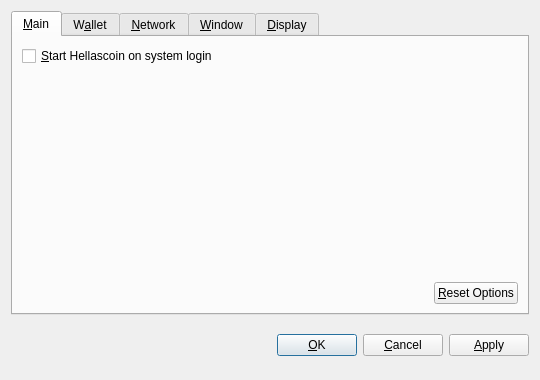
<?xml version="1.0" encoding="UTF-8"?>
<ui version="4.0">
 <class>OptionsDialog</class>
 <widget class="QDialog" name="OptionsDialog">
  <property name="geometry">
   <rect>
    <x>0</x>
    <y>0</y>
    <width>540</width>
    <height>380</height>
   </rect>
  </property>
  <property name="windowTitle">
   <string>Options</string>
  </property>
  <property name="modal">
   <bool>true</bool>
  </property>
  <layout class="QVBoxLayout" name="verticalLayout">
   <item>
    <widget class="QTabWidget" name="tabWidget">
     <property name="tabPosition">
      <enum>QTabWidget::North</enum>
     </property>
     <property name="currentIndex">
      <number>0</number>
     </property>
     <widget class="QWidget" name="tabMain">
      <attribute name="title">
       <string>&amp;Main</string>
      </attribute>
      <layout class="QVBoxLayout" name="verticalLayout_Main">
       <item>
        <widget class="QCheckBox" name="bitcoinAtStartup">
         <property name="toolTip">
          <string>Automatically start Hellascoin after logging in to the system.</string>
         </property>
         <property name="text">
          <string>&amp;Start Hellascoin on system login</string>
         </property>
        </widget>
       </item>
       <item>
        <spacer name="verticalSpacer_Main">
         <property name="orientation">
          <enum>Qt::Vertical</enum>
         </property>
         <property name="sizeHint" stdset="0">
          <size>
           <width>20</width>
           <height>40</height>
          </size>
         </property>
        </spacer>
       </item>
       <item>
        <layout class="QHBoxLayout" name="horizontalLayout_2_Main">
         <item>
          <spacer name="horizontalSpacer_2_Main">
           <property name="orientation">
            <enum>Qt::Horizontal</enum>
           </property>
           <property name="sizeHint" stdset="0">
            <size>
             <width>40</width>
             <height>20</height>
            </size>
           </property>
          </spacer>
         </item>
         <item>
          <widget class="QPushButton" name="resetButton">
           <property name="toolTip">
            <string>Reset all client options to default.</string>
           </property>
           <property name="text">
            <string>&amp;Reset Options</string>
           </property>
           <property name="autoDefault">
            <bool>false</bool>
           </property>
          </widget>
         </item>
        </layout>
       </item>
      </layout>
     </widget>
     <widget class="QWidget" name="tabWallet">
      <attribute name="title">
       <string>W&amp;allet</string>
      </attribute>
      <layout class="QVBoxLayout" name="verticalLayout_Network">
       <item>
        <widget class="QLabel" name="transactionFeeInfoLabel">
         <property name="text">
          <string>Optional transaction fee per kB that helps make sure your transactions are processed quickly. Most transactions are 1 kB.</string>
         </property>
         <property name="textFormat">
          <enum>Qt::PlainText</enum>
         </property>
         <property name="wordWrap">
          <bool>true</bool>
         </property>
        </widget>
       </item>
       <item>
        <layout class="QHBoxLayout" name="horizontalLayout_1_Main">
         <item>
          <widget class="QLabel" name="transactionFeeLabel">
           <property name="text">
            <string>Pay transaction &amp;fee</string>
           </property>
           <property name="textFormat">
            <enum>Qt::PlainText</enum>
           </property>
           <property name="buddy">
            <cstring>transactionFee</cstring>
           </property>
          </widget>
         </item>
         <item>
          <widget class="BitcoinAmountField" name="transactionFee"/>
         </item>
         <item>
          <spacer name="horizontalSpacer_1_Main">
           <property name="orientation">
            <enum>Qt::Horizontal</enum>
           </property>
           <property name="sizeHint" stdset="0">
            <size>
             <width>40</width>
             <height>20</height>
            </size>
           </property>
          </spacer>
         </item>
        </layout>
       </item>
       <item>
        <widget class="QLabel" name="label">
         <property name="text">
          <string>If you disable the spending of unconfirmed change, the change from a transaction cannot be used until that transaction has at least one confirmation. This also affects how your balance is computed.</string>
         </property>
         <property name="wordWrap">
          <bool>true</bool>
         </property>
        </widget>
       </item>
       <item>
        <widget class="QCheckBox" name="spendZeroConfChange">
         <property name="text">
          <string>Spend unconfirmed change  (experts only)</string>
         </property>
        </widget>
       </item>
       <item>
        <spacer name="verticalSpacer">
         <property name="orientation">
          <enum>Qt::Vertical</enum>
         </property>
         <property name="sizeHint" stdset="0">
          <size>
           <width>20</width>
           <height>40</height>
          </size>
         </property>
        </spacer>
       </item>
      </layout>
     </widget>
     <widget class="QWidget" name="tabNetwork">
      <attribute name="title">
       <string>&amp;Network</string>
      </attribute>
      <layout class="QVBoxLayout" name="verticalLayout_Network">
       <item>
        <widget class="QCheckBox" name="mapPortUpnp">
         <property name="toolTip">
          <string>Automatically open the Hellascoin client port on the router. This only works when your router supports UPnP and it is enabled.</string>
         </property>
         <property name="text">
          <string>Map port using &amp;UPnP</string>
         </property>
        </widget>
       </item>
       <item>
        <widget class="QCheckBox" name="connectSocks">
         <property name="toolTip">
          <string>Connect to the Hellascoin network through a SOCKS proxy (e.g. when connecting through Tor).</string>
         </property>
         <property name="text">
          <string>&amp;Connect through SOCKS proxy:</string>
         </property>
        </widget>
       </item>
       <item>
        <layout class="QHBoxLayout" name="horizontalLayout_Network">
         <item>
          <widget class="QLabel" name="proxyIpLabel">
           <property name="text">
            <string>Proxy &amp;IP:</string>
           </property>
           <property name="textFormat">
            <enum>Qt::PlainText</enum>
           </property>
           <property name="buddy">
            <cstring>proxyIp</cstring>
           </property>
          </widget>
         </item>
         <item>
          <widget class="QValidatedLineEdit" name="proxyIp">
           <property name="maximumSize">
            <size>
             <width>140</width>
             <height>16777215</height>
            </size>
           </property>
           <property name="toolTip">
            <string>IP address of the proxy (e.g. 127.0.0.1)</string>
           </property>
          </widget>
         </item>
         <item>
          <widget class="QLabel" name="proxyPortLabel">
           <property name="text">
            <string>&amp;Port:</string>
           </property>
           <property name="textFormat">
            <enum>Qt::PlainText</enum>
           </property>
           <property name="buddy">
            <cstring>proxyPort</cstring>
           </property>
          </widget>
         </item>
         <item>
          <widget class="QLineEdit" name="proxyPort">
           <property name="maximumSize">
            <size>
             <width>55</width>
             <height>16777215</height>
            </size>
           </property>
           <property name="toolTip">
            <string>Port of the proxy (e.g. 9050)</string>
           </property>
          </widget>
         </item>
         <item>
          <widget class="QLabel" name="socksVersionLabel">
           <property name="text">
            <string>SOCKS &amp;Version:</string>
           </property>
           <property name="textFormat">
            <enum>Qt::PlainText</enum>
           </property>
           <property name="buddy">
            <cstring>socksVersion</cstring>
           </property>
          </widget>
         </item>
         <item>
          <widget class="QValueComboBox" name="socksVersion">
           <property name="toolTip">
            <string>SOCKS version of the proxy (e.g. 5)</string>
           </property>
          </widget>
         </item>
         <item>
          <spacer name="horizontalSpacer_Network">
           <property name="orientation">
            <enum>Qt::Horizontal</enum>
           </property>
           <property name="sizeHint" stdset="0">
            <size>
             <width>40</width>
             <height>20</height>
            </size>
           </property>
          </spacer>
         </item>
        </layout>
       </item>
       <item>
        <spacer name="verticalSpacer_Network">
         <property name="orientation">
          <enum>Qt::Vertical</enum>
         </property>
         <property name="sizeHint" stdset="0">
          <size>
           <width>20</width>
           <height>40</height>
          </size>
         </property>
        </spacer>
       </item>
      </layout>
     </widget>
     <widget class="QWidget" name="tabWindow">
      <attribute name="title">
       <string>&amp;Window</string>
      </attribute>
      <layout class="QVBoxLayout" name="verticalLayout_Window">
       <item>
        <widget class="QCheckBox" name="minimizeToTray">
         <property name="toolTip">
          <string>Show only a tray icon after minimizing the window.</string>
         </property>
         <property name="text">
          <string>&amp;Minimize to the tray instead of the taskbar</string>
         </property>
        </widget>
       </item>
       <item>
        <widget class="QCheckBox" name="minimizeOnClose">
         <property name="toolTip">
          <string>Minimize instead of exit the application when the window is closed. When this option is enabled, the application will be closed only after selecting Quit in the menu.</string>
         </property>
         <property name="text">
          <string>M&amp;inimize on close</string>
         </property>
        </widget>
       </item>
       <item>
        <spacer name="verticalSpacer_Window">
         <property name="orientation">
          <enum>Qt::Vertical</enum>
         </property>
         <property name="sizeHint" stdset="0">
          <size>
           <width>20</width>
           <height>40</height>
          </size>
         </property>
        </spacer>
       </item>
      </layout>
     </widget>
     <widget class="QWidget" name="tabDisplay">
      <attribute name="title">
       <string>&amp;Display</string>
      </attribute>
      <layout class="QVBoxLayout" name="verticalLayout_Display">
       <item>
        <layout class="QHBoxLayout" name="horizontalLayout_1_Display">
         <item>
          <widget class="QLabel" name="langLabel">
           <property name="text">
            <string>User Interface &amp;language:</string>
           </property>
           <property name="textFormat">
            <enum>Qt::PlainText</enum>
           </property>
           <property name="buddy">
            <cstring>lang</cstring>
           </property>
          </widget>
         </item>
         <item>
          <widget class="QValueComboBox" name="lang">
           <property name="toolTip">
            <string>The user interface language can be set here. This setting will take effect after restarting Hellascoin.</string>
           </property>
          </widget>
         </item>
        </layout>
       </item>
       <item>
        <layout class="QHBoxLayout" name="horizontalLayout_2_Display">
         <item>
          <widget class="QLabel" name="unitLabel">
           <property name="text">
            <string>&amp;Unit to show amounts in:</string>
           </property>
           <property name="textFormat">
            <enum>Qt::PlainText</enum>
           </property>
           <property name="buddy">
            <cstring>unit</cstring>
           </property>
          </widget>
         </item>
         <item>
          <widget class="QValueComboBox" name="unit">
           <property name="toolTip">
            <string>Choose the default subdivision unit to show in the interface and when sending coins.</string>
           </property>
          </widget>
         </item>
        </layout>
       </item>
       <item>
        <widget class="QCheckBox" name="displayAddresses">
         <property name="toolTip">
          <string>Whether to show Hellascoin addresses in the transaction list or not.</string>
         </property>
         <property name="text">
          <string>&amp;Display addresses in transaction list</string>
         </property>
        </widget>
       </item>
       <item>
        <widget class="QCheckBox" name="coinControlFeatures">
         <property name="toolTip">
          <string>Whether to show coin control features or not.</string>
         </property>
         <property name="text">
          <string>Display coin &amp;control features (experts only!)</string>
         </property>
        </widget>
       </item>
       <item>
        <spacer name="verticalSpacer_Display">
         <property name="orientation">
          <enum>Qt::Vertical</enum>
         </property>
         <property name="sizeHint" stdset="0">
          <size>
           <width>20</width>
           <height>40</height>
          </size>
         </property>
        </spacer>
       </item>
      </layout>
     </widget>
    </widget>
   </item>
   <item>
    <layout class="QHBoxLayout" name="horizontalLayout_Buttons">
     <item>
      <spacer name="horizontalSpacer_1">
       <property name="orientation">
        <enum>Qt::Horizontal</enum>
       </property>
       <property name="sizeHint" stdset="0">
        <size>
         <width>40</width>
         <height>48</height>
        </size>
       </property>
      </spacer>
     </item>
     <item>
      <widget class="QLabel" name="statusLabel">
       <property name="font">
        <font>
         <weight>75</weight>
         <bold>true</bold>
        </font>
       </property>
       <property name="text">
        <string/>
       </property>
       <property name="textFormat">
        <enum>Qt::PlainText</enum>
       </property>
       <property name="wordWrap">
        <bool>true</bool>
       </property>
      </widget>
     </item>
     <item>
      <spacer name="horizontalSpacer_2">
       <property name="orientation">
        <enum>Qt::Horizontal</enum>
       </property>
       <property name="sizeHint" stdset="0">
        <size>
         <width>40</width>
         <height>48</height>
        </size>
       </property>
      </spacer>
     </item>
     <item>
      <widget class="QPushButton" name="okButton">
       <property name="text">
        <string>&amp;OK</string>
       </property>
      </widget>
     </item>
     <item>
      <widget class="QPushButton" name="cancelButton">
       <property name="text">
        <string>&amp;Cancel</string>
       </property>
       <property name="autoDefault">
        <bool>false</bool>
       </property>
      </widget>
     </item>
     <item>
      <widget class="QPushButton" name="applyButton">
       <property name="text">
        <string>&amp;Apply</string>
       </property>
       <property name="autoDefault">
        <bool>false</bool>
       </property>
      </widget>
     </item>
    </layout>
   </item>
  </layout>
 </widget>
 <customwidgets>
  <customwidget>
   <class>BitcoinAmountField</class>
   <extends>QSpinBox</extends>
   <header>bitcoinamountfield.h</header>
  </customwidget>
  <customwidget>
   <class>QValueComboBox</class>
   <extends>QComboBox</extends>
   <header>qvaluecombobox.h</header>
  </customwidget>
  <customwidget>
   <class>QValidatedLineEdit</class>
   <extends>QLineEdit</extends>
   <header>qvalidatedlineedit.h</header>
  </customwidget>
 </customwidgets>
 <resources/>
 <connections/>
</ui>
